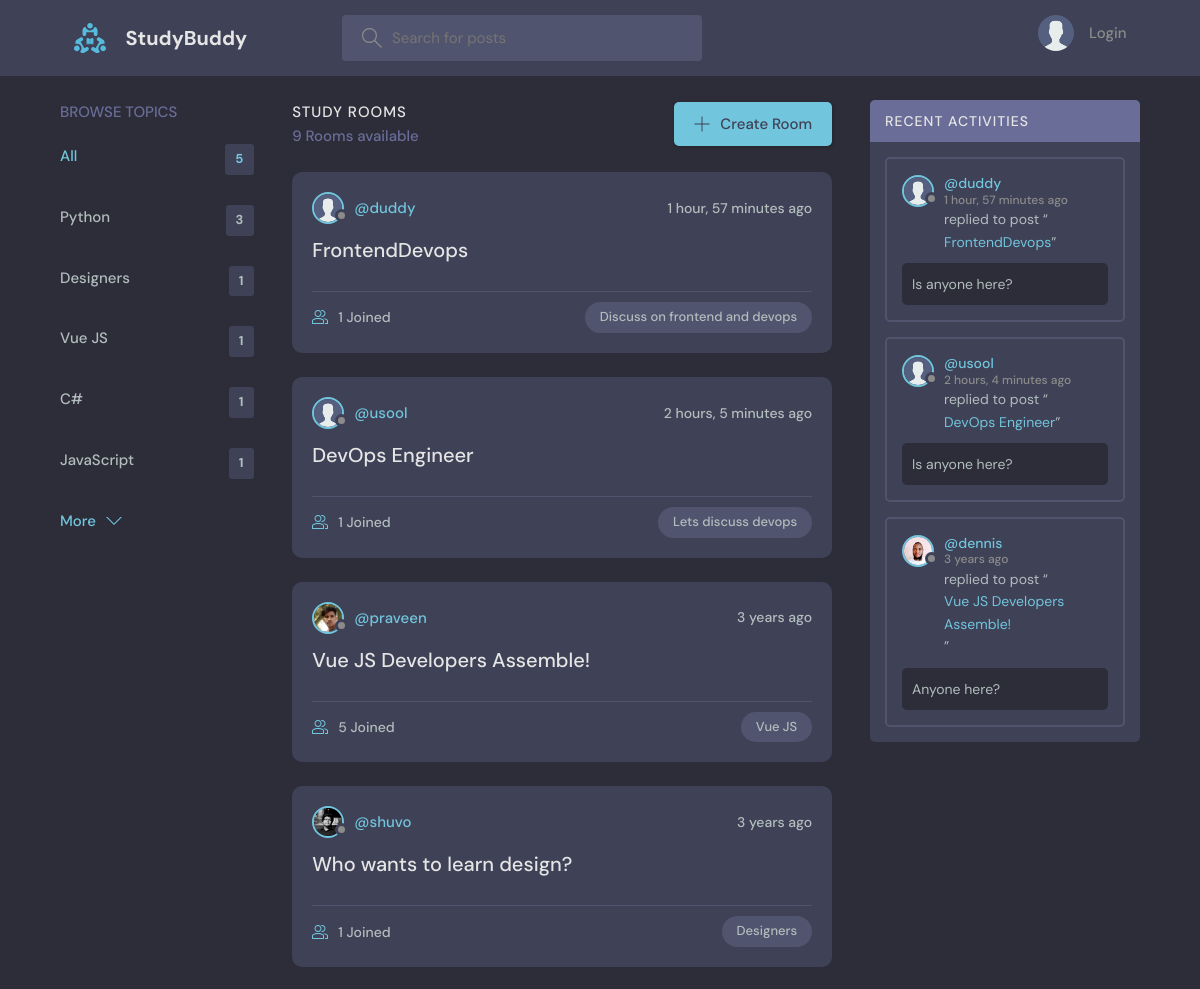
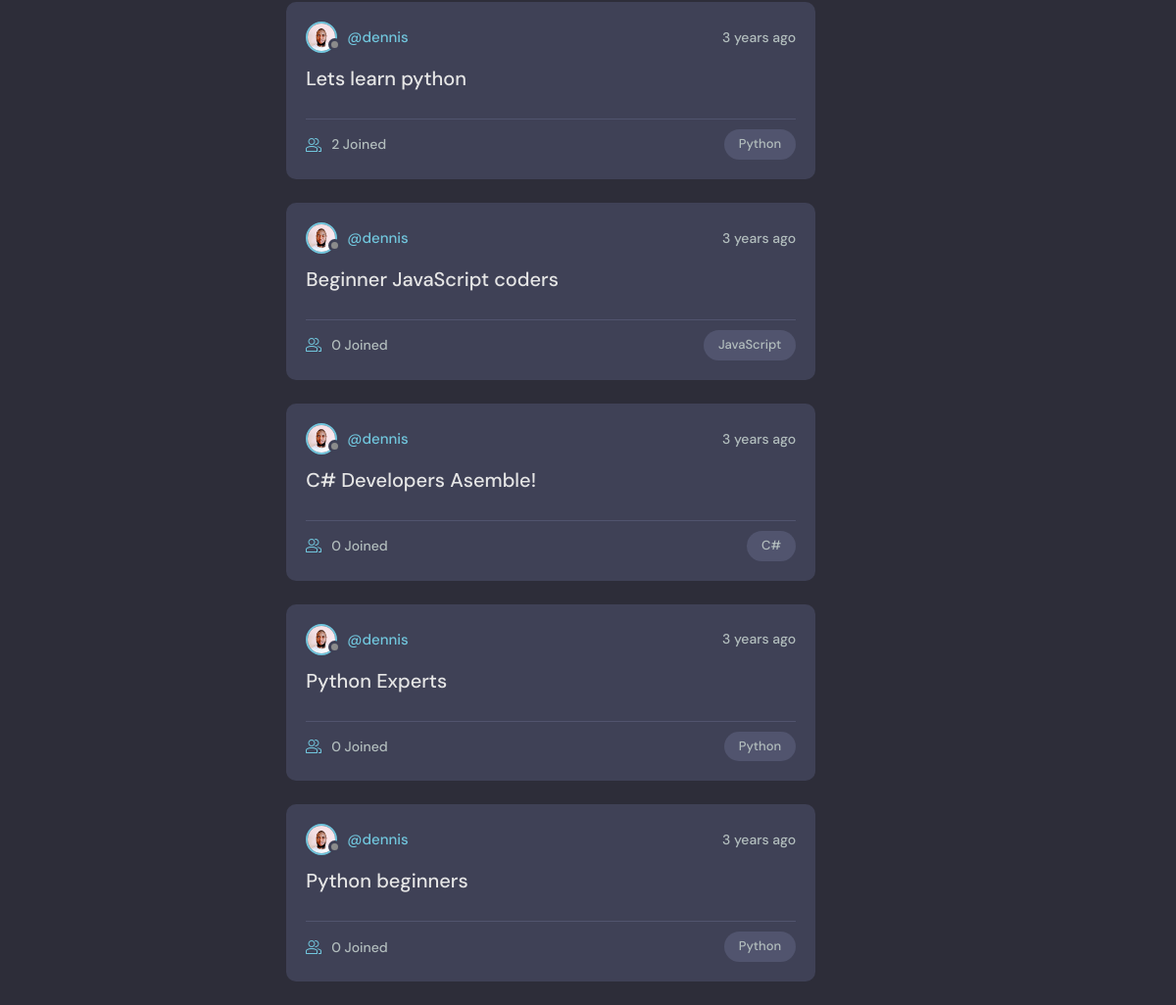
The page / on the database its author committed (2 pictures, top to bottom).
### base/models.py (models this page shows, shortened)
class Topic(models.Model):
    name = models.CharField(max_length=200)

class Room(models.Model):
    host = models.ForeignKey(User, on_delete=models.SET_NULL, null=True)
    topic = models.ForeignKey(Topic, on_delete=models.SET_NULL, null=True)
    name = models.CharField(max_length=200)
    description = models.TextField(null=True, blank=True)
    participants = models.ManyToManyField(
        User, related_name='participants', blank=True)
    updated = models.DateTimeField(auto_now=True)
    created = models.DateTimeField(auto_now_add=True)
    class Meta:
        ordering = ['-updated', '-created']
    def __str__(self):
        return self.name

class User(AbstractUser):
    name = models.CharField(max_length=200, null=True)
    email = models.EmailField(unique=True, null=True)
    bio = models.TextField(null=True)
    avatar = models.ImageField(null=True, default="avatar.svg")
    USERNAME_FIELD = 'email'
    REQUIRED_FIELDS = []

class Message(models.Model):
    user = models.ForeignKey(User, on_delete=models.CASCADE)
    room = models.ForeignKey(Room, on_delete=models.CASCADE)
    body = models.TextField()
    updated = models.DateTimeField(auto_now=True)
    created = models.DateTimeField(auto_now_add=True)
    class Meta:
        ordering = ['-updated', '-created']

### base/views.py (the view)
# urls.py: path('', views.home, name="home"),
def home(request):
    q = request.GET.get('q') if request.GET.get('q') != None else ''
    rooms = Room.objects.filter(
        Q(topic__name__icontains=q) |
        Q(name__icontains=q) |
        Q(description__icontains=q)
    )
    topics = Topic.objects.all()[0:5]
    room_count = rooms.count()
    room_messages = Message.objects.filter(
        Q(room__topic__name__icontains=q))[0:3]
    context = {'rooms': rooms, 'topics': topics,
               'room_count': room_count, 'room_messages': room_messages}
    return render(request, 'base/home.html', context)

### base/templates/base/home.html (shortened to what this page needs)
{% extends 'main.html' %}
{% block content %}
<main class="layout layout--3">
  <div class="container">
    {% include 'base/topics_component.html' %}
    <div class="roomList">
      <div class="roomList__header">
        <div>
          <h2>Study Rooms</h2>
          <p>{{room_count}} Rooms available</p>
        </div>
        <a class="btn btn--main" href="{% url 'create-room' %}">
          <svg version="1.1" xmlns="http://www.w3.org/2000/svg" width="32" height="32" viewBox="0 0 32 32">
            <title>add</title>
            <path
              d="M16.943 0.943h-1.885v14.115h-14.115v1.885h14.115v14.115h1.885v-14.115h14.115v-1.885h-14.115v-14.115z">
            </path>
          </svg>
          Create Room
        </a>
      </div>
      {% include 'base/feed_component.html' %}
    </div>
    {% include 'base/activity_component.html' %}
  </div>
</main>
{% endblock %}

### base/templates/base/topics_component.html
<div class="topics">
    <div class="topics__header">
        <h2>Browse Topics</h2>
    </div>
    <ul class="topics__list">
        <li>
            <a href="{% url 'home' %}" class="active">All <span>{{topics.count}}</span></a>
        </li>
        {% for topic in topics %}
        <li>
            <a href="{% url 'home' %}?q={{topic.name}}">{{topic.name}}<span>{{topic.room_set.all.count}}</span></a>
        </li>
        {% endfor %}
    </ul>
    <a class="btn btn--link" href="{% url 'topics' %}">
        More
        <svg version="1.1" xmlns="http://www.w3.org/2000/svg" width="32" height="32" viewBox="0 0 32 32">
            <title>chevron-down</title>
            <path d="M16 21l-13-13h-3l16 16 16-16h-3l-13 13z"></path>
        </svg>
    </a>
</div>

### base/templates/base/feed_component.html (shortened to what this page needs)
{% for room in rooms %}
<div class="roomListRoom">
    <div class="roomListRoom__header">
        <a href="{% url 'user-profile' room.host.id %}" class="roomListRoom__author">
            <div class="avatar avatar--small">
                <img src="{{room.host.avatar.url}}" />
            </div>
            <span>@{{room.host.username}}</span>
        </a>
        <div class="roomListRoom__actions">
            <span>{{room.created|timesince}} ago</span>
        </div>
    </div>
    <div class="roomListRoom__content">
        <a href="{% url 'room' room.id %}">{{room.name}}</a>
    </div>
    <div class="roomListRoom__meta">
        <a href="{% url 'room' room.id %}" class="roomListRoom__joined">
            {{room.participants.all.count}} Joined
        </a>
        <p class="roomListRoom__topic">{{room.topic.name}}</p>
    </div>
</div>
{% endfor %}

### base/templates/base/activity_component.html (shortened to what this page needs)
<div class="activities">
    <div class="activities__header">
        <h2>Recent Activities</h2>
    </div>
    {% for message in room_messages %}
    <div class="activities__box">
        <div class="activities__boxHeader roomListRoom__header">
            <a href="{% url 'user-profile' message.user.id %}" class="roomListRoom__author">
                <div class="avatar avatar--small">
                    <img src="{{message.user.avatar.url}}" />
                </div>
                <p>
                    @{{message.user.username}}
                    <span>{{message.created|timesince}} ago</span>
                </p>
            </a>
        </div>
        <div class="activities__boxContent">
            <p>replied to post “<a href="{% url 'room' message.room.id %}">{{message.room}}</a>”</p>
            <div class="activities__boxRoomContent">{{message.body}}</div>
        </div>
    </div>
    {% endfor %}
</div>

### rows shown on the page
Topic: name "Python", room_set.all.count "3"
Topic: name "Designers", room_set.all.count "1"
Topic: name "Vue JS", room_set.all.count "1"
Topic: name "C#", room_set.all.count "1"
Topic: name "JavaScript", room_set.all.count "1"
Room: host.avatar (placeholder picture), host.username "duddy", created "1 hour, 57 minutes", name "FrontendDevops", participants.all.count "1", topic.name "Discuss on frontend and devops"
Room: host.avatar (placeholder picture), host.username "usool", created "2 hours, 5 minutes", name "DevOps Engineer", participants.all.count "1", topic.name "Lets discuss devops"
Room: host.avatar (picture), host.username "praveen", created "3 years", name "Vue JS Developers Assemble!", participants.all.count "5", topic.name "Vue JS"
Room: host.avatar (picture), host.username "shuvo", created "3 years", name "Who wants to learn design?", participants.all.count "1", topic.name "Designers"
Room: host.avatar (picture), host.username "dennis", created "3 years", name "Lets learn python", participants.all.count "2", topic.name "Python"
Room: host.avatar (picture), host.username "dennis", created "3 years", name "Beginner JavaScript coders", participants.all.count "0", topic.name "JavaScript"
Room: host.avatar (picture), host.username "dennis", created "3 years", name "C# Developers Asemble!", participants.all.count "0", topic.name "C#"
Room: host.avatar (picture), host.username "dennis", created "3 years", name "Python Experts", participants.all.count "0", topic.name "Python"
Room: host.avatar (picture), host.username "dennis", created "3 years", name "Python beginners", participants.all.count "0", topic.name "Python"
Message: user.avatar (placeholder picture), user.username "duddy", created "1 hour, 57 minutes", room "FrontendDevops", body "Is anyone here?"
Message: user.avatar (placeholder picture), user.username "usool", created "2 hours, 4 minutes", room "DevOps Engineer", body "Is anyone here?"
Message: user.avatar (picture), user.username "dennis", created "3 years", room "Vue JS Developers Assemble!", body "Anyone here?"

### other values the page prints
{{ topics.count }} "5"
{{ room_count }} "9"
